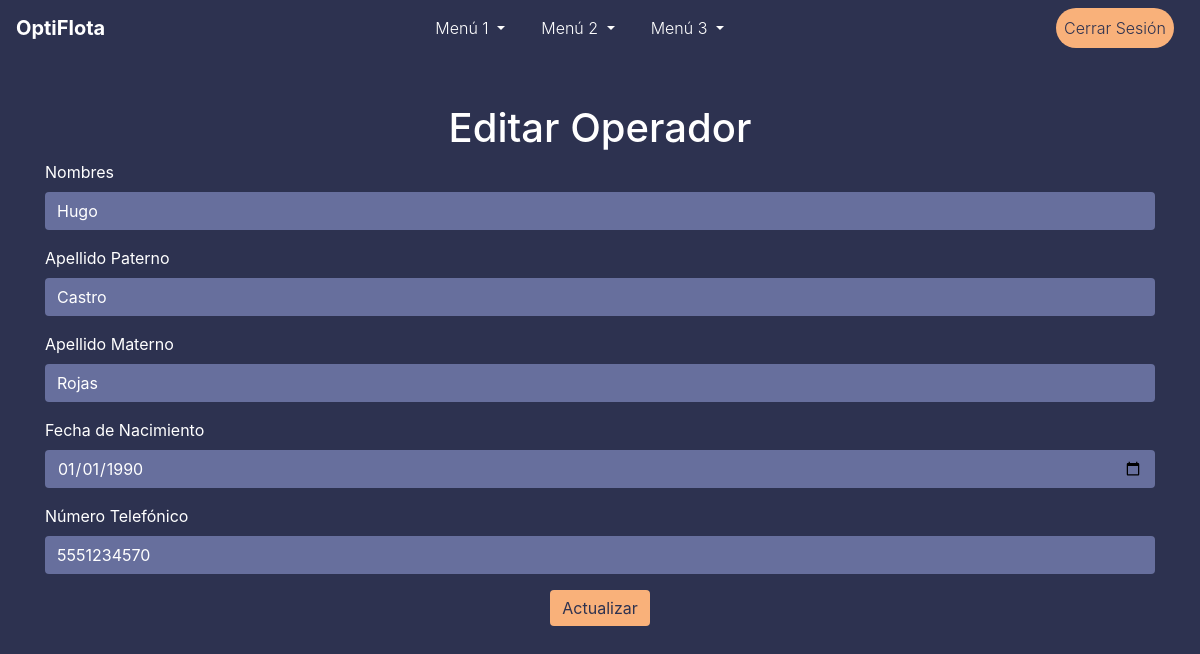
The app's page /operators/edit_operator/1 (signed in) with its own data.
### models.py (models this page shows)
class Operator(db.Model):
    id = db.Column(db.Integer, primary_key=True)
    nombres = db.Column(db.String(50), nullable=False)
    apellido_paterno = db.Column(db.String(50), nullable=False)
    apellido_materno = db.Column(db.String(50), nullable=False)
    fecha_nacimiento = db.Column(db.Date, nullable=False)
    numero_telefonico = db.Column(db.String(20), nullable=False)

### routes/operator_routes.py (the view)
@operator_routes_bp.route('/edit_operator/<int:operator_id>', methods=['GET', 'POST'])
@login_required
def edit_operator(operator_id):
    operator = Operator.query.get_or_404(operator_id)
    form = OperatorForm(obj=operator)
    if form.validate_on_submit():
        form.populate_obj(operator)
        db.session.commit()
        flash('Datos del operador actualizados correctamente', 'success')
        return redirect(url_for('operator_routes_bp.list_operators'))
    return render_template('edit_operator.html', form=form, operator=operator)

### forms.py
class OperatorForm(FlaskForm):
    nombres = StringField('Nombres', validators=[DataRequired()])
    apellido_paterno = StringField('Apellido Paterno', validators=[DataRequired()])
    apellido_materno = StringField('Apellido Materno', validators=[DataRequired()])
    fecha_nacimiento = DateField('Fecha de Nacimiento', validators=[DataRequired()], format='%Y-%m-%d')
    numero_telefonico = StringField('Número Telefónico', validators=[DataRequired()])
    submit = SubmitField('Actualizar')

### app.py (called while the page is built)
@login_manager.user_loader
def load_user(user_id):
    return User.query.get(int(user_id))

### templates/edit_operator.html (shortened to what this page needs)
{% extends "topmenu_template.html" %}
{% block content %}
<div class="container mt-5">
    <h1 class="text-center">Editar Operador</h1>
    <form method="POST">
        <div class="form-group">
            {{ form.nombres.label(class="form-label") }}
            {{ form.nombres(class="form-control") }}
        </div>
        <div class="form-group">
            {{ form.apellido_paterno.label(class="form-label") }}
            {{ form.apellido_paterno(class="form-control") }}
        </div>
        <div class="form-group">
            {{ form.apellido_materno.label(class="form-label") }}
            {{ form.apellido_materno(class="form-control") }}
        </div>
        <div class="form-group">
            {{ form.fecha_nacimiento.label(class="form-label") }}
            {{ form.fecha_nacimiento(class="form-control") }}
        </div>
        <div class="form-group">
            {{ form.numero_telefonico.label(class="form-label") }}
            {{ form.numero_telefonico(class="form-control") }}
        </div>
        <div class="form-group text-center">
            {{ form.submit(class="btn btn-primary") }}
        </div>
    </form>
</div>
{% endblock %}

### static/css/styles.css (style rules this page uses)
:root { --color-fondo: #424769; --color-fondo-mas-fondo: #2d3250; --color-texto: #ffffff; --color-relleno-textbox: #676f9d; --color-boton: #f9b17a; }
body { background-color: var(--color-fondo-mas-fondo); color: var(--color-texto); }
.form-control { background-color: var(--color-relleno-textbox); color: var(--color-texto); border: none; }
.form-control::placeholder { color: var(--color-texto); }
.btn-primary { background-color: var(--color-boton); border: none; color: var(--color-fondo-mas-fondo) !important; }

### records on screen
Operator: nombres "Hugo", apellido_paterno "Castro", apellido_materno "Rojas", fecha_nacimiento "01/01/1990", numero_telefonico "5551234570"
